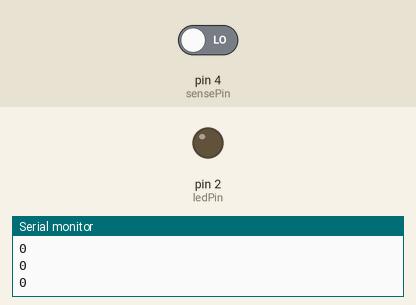
Bench run of a sketch on a simulated Arduino Uno, built with avr-gcc and run on an emulated ATmega328P. Parts: output pins drawn as LEDs (lit = HIGH), the last lines printed to the serial monitor. The test bench sets the inputs (shaded band); at power-on: pin 4 (sensePin) LOW.

Above: at 2.8 s.
2.9 s: pin 4 (sensePin) driven HIGH
At 4.0 s:
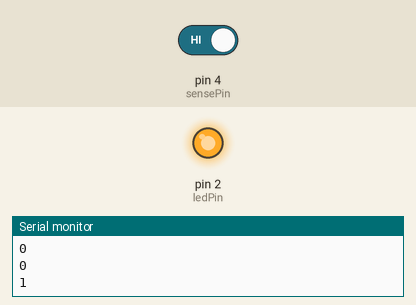
4.5 s: pin 4 (sensePin) driven LOW
At 5.6 s:
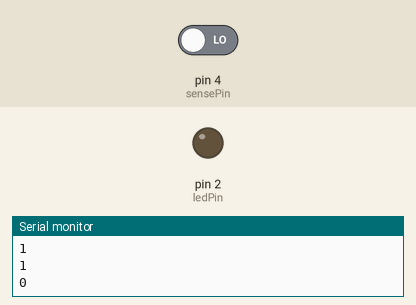
Timing chart, 0 to 7.5 s (numbered marks = the images above; inputs shaded):
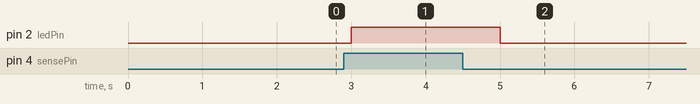

Measured:
- after the input at 2.9 s, pin 2 (ledPin): LOW → HIGH after 0.10 s
- after the input at 4.5 s, pin 2 (ledPin): HIGH → LOW after 0.50 s

The sketch:

PirSensorWithLed.ino
```cpp
// ініціалізація змінних з номером піна
// Пін до якого підключено ІЧ сенсор
int sensePin = 4;
// Пін до якого підключено світлодіод
int ledPin = 2;

void setup() {
    // налаштування режиму пінів
    pinMode(ledPin, OUTPUT);
    // налаштування дебаг
    Serial.begin(9600);
}

void loop() {
    // вичитування статусу піна
    int currentState = digitalRead(sensePin);
    // запис стану в консоль
    Serial.println(currentState);
    // передача стану 0 або 1 на світлодіод
    digitalWrite(ledPin, currentState);

    delay(1000);
}
```
